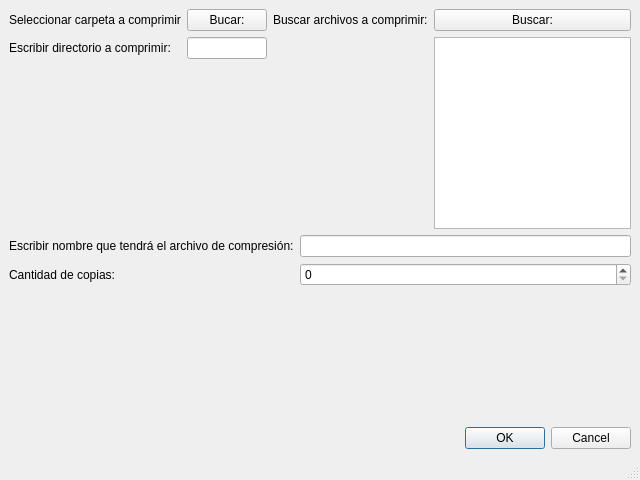
<?xml version="1.0" encoding="UTF-8"?>
<ui version="4.0">
 <class>MainWindow</class>
 <widget class="QMainWindow" name="MainWindow">
  <property name="geometry">
   <rect>
    <x>0</x>
    <y>0</y>
    <width>640</width>
    <height>480</height>
   </rect>
  </property>
  <property name="windowTitle">
   <string>MainWindow</string>
  </property>
  <widget class="QWidget" name="centralwidget">
   <layout class="QVBoxLayout" name="verticalLayout_2">
    <item>
     <layout class="QVBoxLayout" name="verticalLayout">
      <item>
       <layout class="QHBoxLayout" name="horizontalLayout_2">
        <item>
         <layout class="QVBoxLayout" name="verticalLayout_4">
          <item>
           <layout class="QFormLayout" name="formLayout_2">
            <property name="fieldGrowthPolicy">
             <enum>QFormLayout::AllNonFixedFieldsGrow</enum>
            </property>
            <item row="0" column="0">
             <widget class="QLabel" name="Seleccionarcarpeta">
              <property name="text">
               <string>Seleccionar carpeta a comprimir</string>
              </property>
             </widget>
            </item>
            <item row="0" column="1">
             <widget class="QPushButton" name="Buscar1">
              <property name="text">
               <string>Bucar:</string>
              </property>
             </widget>
            </item>
            <item row="1" column="1">
             <widget class="QLineEdit" name="directoriocarpeta"/>
            </item>
            <item row="1" column="0">
             <widget class="QLabel" name="label">
              <property name="text">
               <string>Escribir directorio a comprimir:</string>
              </property>
             </widget>
            </item>
           </layout>
          </item>
         </layout>
        </item>
        <item>
         <layout class="QVBoxLayout" name="verticalLayout_3">
          <item>
           <layout class="QFormLayout" name="formLayout">
            <property name="fieldGrowthPolicy">
             <enum>QFormLayout::AllNonFixedFieldsGrow</enum>
            </property>
            <item row="0" column="0">
             <widget class="QLabel" name="arvhicoscomprimir">
              <property name="text">
               <string>Buscar archivos a comprimir:</string>
              </property>
             </widget>
            </item>
            <item row="0" column="1">
             <widget class="QPushButton" name="buscar2">
              <property name="text">
               <string>Buscar:</string>
              </property>
             </widget>
            </item>
            <item row="1" column="1">
             <widget class="QListView" name="Listaarchivos"/>
            </item>
           </layout>
          </item>
         </layout>
        </item>
       </layout>
      </item>
      <item>
       <layout class="QHBoxLayout" name="horizontalLayout">
        <item>
         <layout class="QFormLayout" name="formLayout_3">
          <item row="0" column="0">
           <widget class="QLabel" name="nombrecompre">
            <property name="text">
             <string>Escribir nombre que tendrá el archivo de compresión:</string>
            </property>
           </widget>
          </item>
          <item row="0" column="1">
           <widget class="QLineEdit" name="lineanombre"/>
          </item>
          <item row="1" column="0">
           <widget class="QLabel" name="cantidadcopias">
            <property name="text">
             <string>Cantidad de copias:</string>
            </property>
           </widget>
          </item>
          <item row="1" column="1">
           <widget class="QSpinBox" name="numcopias">
            <property name="sizeIncrement">
             <size>
              <width>0</width>
              <height>0</height>
             </size>
            </property>
            <property name="buttonSymbols">
             <enum>QAbstractSpinBox::UpDownArrows</enum>
            </property>
            <property name="value">
             <number>0</number>
            </property>
           </widget>
          </item>
         </layout>
        </item>
       </layout>
      </item>
     </layout>
    </item>
    <item>
     <spacer name="verticalSpacer">
      <property name="orientation">
       <enum>Qt::Vertical</enum>
      </property>
      <property name="sizeHint" stdset="0">
       <size>
        <width>20</width>
        <height>40</height>
       </size>
      </property>
     </spacer>
    </item>
    <item>
     <widget class="QDialogButtonBox" name="veredicto">
      <property name="standardButtons">
       <set>QDialogButtonBox::Cancel|QDialogButtonBox::Ok</set>
      </property>
     </widget>
    </item>
    <item>
     <layout class="QVBoxLayout" name="verticalLayout_5"/>
    </item>
   </layout>
  </widget>
  <widget class="QStatusBar" name="statusbar"/>
 </widget>
 <resources/>
 <connections/>
</ui>
